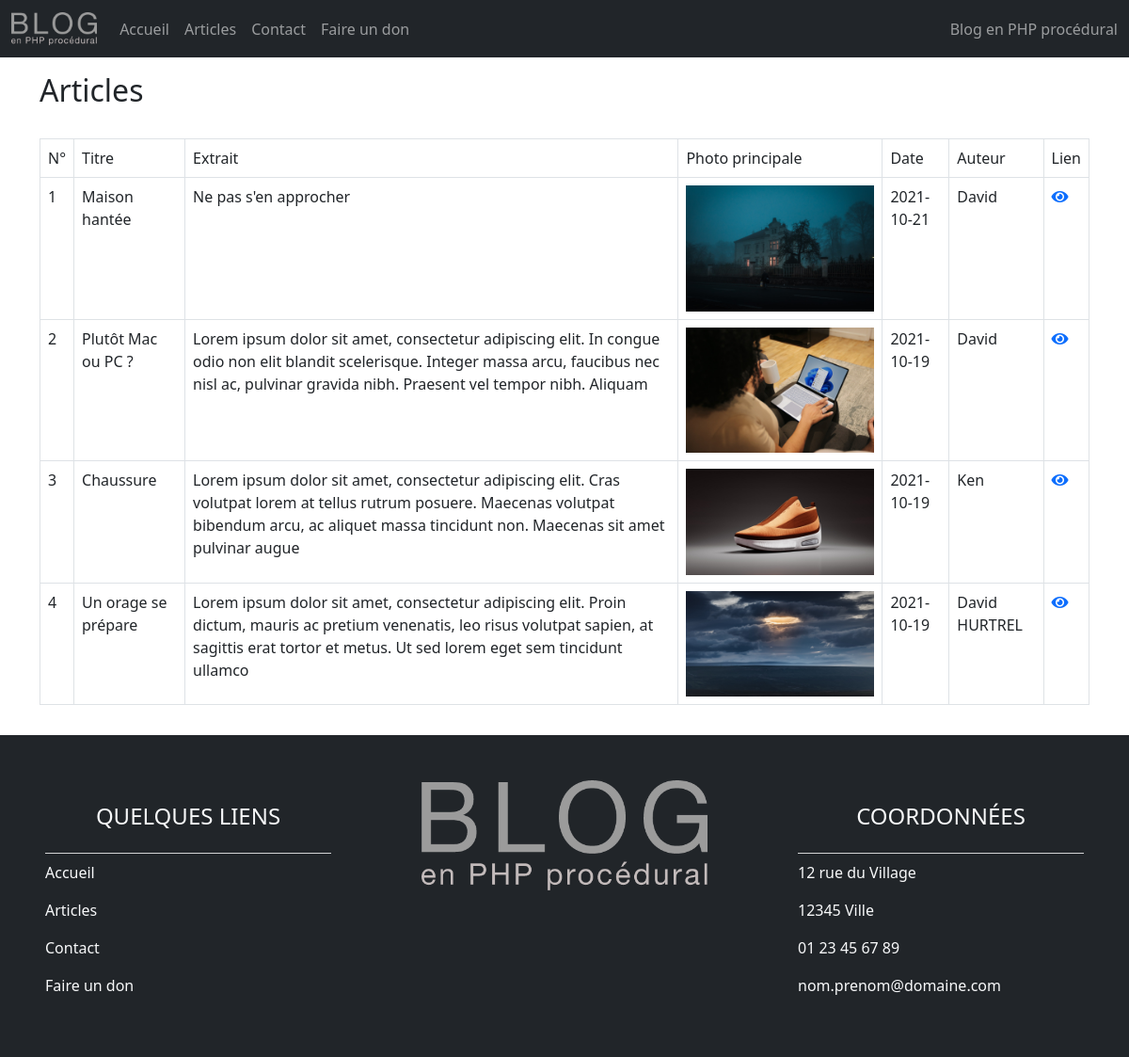
/index.php?page=posts, run on the app's committed database.
### tables this page shows
CREATE TABLE `post` (
  `id` int(11) NOT NULL,
  `title` varchar(100) NOT NULL,
  `content` text NOT NULL,
  `img` varchar(20) NOT NULL,
  `alt` varchar(100) NOT NULL,
  `author` varchar(45) NOT NULL,
  `created_at` datetime NOT NULL,
  `updated_at` datetime DEFAULT NULL,
  `published` tinyint(1) DEFAULT NULL
);

### views/posts.php (the view)
<div class="container my-3">
    <h1>Articles</h1>
    <div class="row">
        <div class="col-12">
            <?php
                $req = $db->query('SELECT * FROM post ORDER BY id DESC');
                $posts = $req->fetchAll();
            ?>
            <table class="table table-bordered">
                <thead>
                    <tr>
                        <th>N°</th>
                        <th>Titre</th>
                        <th>Extrait</th>
                        <th>Photo principale</th>
                        <th>Date</th>
                        <th>Auteur</th>
                        <th>Lien</th>
                    </tr>
                </thead>
                <tbody>
                    <?php
                        $i = 1;
                        foreach ($posts as $post) { ?>
                            <tr>
                                <td><?= $i ?></td>
                                <td><?= $post['title'] ?></td>
                                <td><?= substr($post['content'], 0, 200) ?></td>
                                <td><img src="assets/img/posts/<?= $post['img'] ?>" alt="<?= $post['alt'] ?>"></td>
                                <td><?= date('Y-m-d', strtotime($post['created_at'])) ?></td>
                                <td><?= $post['author'] ?></td>
                                <td><a href="index.php?page=post&article=<?= $post['id'] ?>"><i class="fas fa-eye"></i></a></td>
                            </tr>
                        <?php
                            $i++;
                        }
                    ?>
                </tbody>
            </table>
        </div>
    </div>
</div>

### assets/css/style.css (style rules this page uses)
* { margin: 0; padding: 0; list-style-type: none; text-decoration: none; }
* { font-weight: lighter; }
a { text-decoration: none; }
h1 { font-size: 2em; font-weight: 300; margin-bottom: 1em; }
table img { max-width: 200px; }

### data on the page
post: title "Maison hantée", content "Ne pas s'en approcher", img (picture), created_at "2021-10-21", author "David"
post: title "Plutôt Mac ou PC ?", content "Lorem ipsum dolor sit amet, consectetur adipiscing elit. In congue odio non elit blandit scelerisque. Integer massa arcu, faucibus nec nisl ac, pulvinar gravida nibh. Praesent vel tempor nibh. Aliquam", img (picture), created_at "2021-10-19", author "David"
post: title "Chaussure", content "Lorem ipsum dolor sit amet, consectetur adipiscing elit. Cras volutpat lorem at tellus rutrum posuere. Maecenas volutpat bibendum arcu, ac aliquet massa tincidunt non. Maecenas sit amet pulvinar augue", img (picture), created_at "2021-10-19", author "Ken"
post: title "Un orage se prépare", content "Lorem ipsum dolor sit amet, consectetur adipiscing elit. Proin dictum, mauris ac pretium venenatis, leo risus volutpat sapien, at sagittis erat tortor et metus. Ut sed lorem eget sem tincidunt ullamco", img (picture), created_at "2021-10-19", author "David HURTREL"
